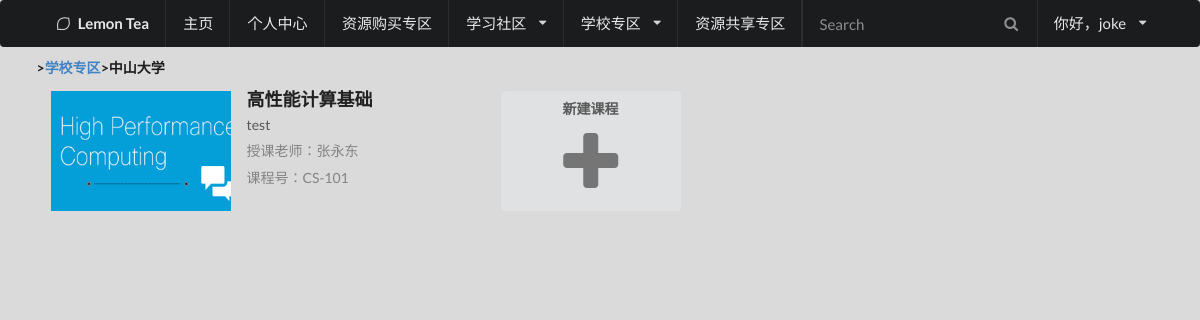
The page /college/1/ (signed in) on the database as committed earlier.
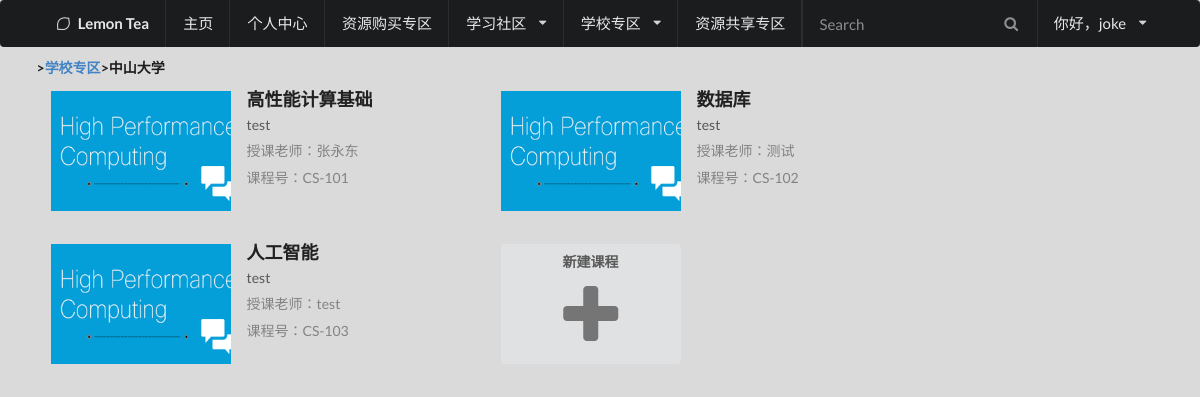
The same page on the database as committed later.
### LemonApp/models.py (models this page shows, shortened)
class Course(models.Model):
    college_id = models.ForeignKey(College, on_delete=models.CASCADE)
    creator_id = models.ForeignKey(Account, on_delete=models.CASCADE)
    course_order = models.IntegerField("课程编号", null=True)
    course_identifier = models.CharField("课程号", max_length=50)
    title = models.CharField("课程名称", max_length=50)
    image = models.ImageField("课程图片", upload_to="CoursePhoto/", null=True, default="CoursePhoto/default.png")
    description = models.TextField("课程介绍")
    teacher = models.CharField("授课老师", max_length=50)
    class Meta:
        unique_together = ("id", "college_id", "creator_id")
        db_table = "Course"

### LemonApp/views.py (the view)
# urls.py: url(r'^college/[0-9]+/$', views.courses, name='courses'),
def courses(request):
	college_list = College.objects.all()
	error_type = tips(request)
	if error_type > 0:
		return render(request,'tips.html', locals())
	path = request.path
	URL_list = path.split('/')
	college_id = int(URL_list[2])
	college = College.objects.filter(id=college_id)[0]
	CourseList = Course.objects.filter(college_id=college)
	return render(request,'courses.html', locals())

### LemonApp/views.py (called while the page is built, shortened)
def tips(request): #验证权限
	path = request.path
	URL_list = path.split('/')
	if not request.user.id:
		return 1 #1-未登录
	if "/identity/" in path:
		return 0 #0-通过验证
	if "/colleges/" in path:
		return 0 #0-通过验证
	if "/college/" in path:
		if request.user.permission < 10: #非管理员
			if request.user.permission <= 1:
				return 2 #2-不是学生/老师
			if College.objects.filter(id=int(URL_list[2])).count() == 0: #没有这个院校
				return 3 #3-没有这个院校
			if int(URL_list[2]) != request.user.college_id: #自己不属于此院校
				return 4 #4-自己不属于此院校
			if "/create_course/" in path:
				if request.user.permission <= 2:
					return 5 #5-没权限创建课程
				else:
					return 0 #0-通过验证
			return 0 #0-通过验证

### LemonApp/templates/courses.html (shortened to what this page needs)
{% load static %}
<!DOCTYPE html>
<html>
<head>
    <link rel="stylesheet" type="text/css" href="{% static 'semantic.css' %}">
</head>
<body>
	{% include "HeaderMenu.html"%}
<div class = "ui main container">
  <h5 class="ui header">><a href="/colleges/">学校专区</a>>{{ college.name }}</h5>
<div class="ui two column doubling stackable grid container">
{% for course in CourseList %}
  <div class="column">
<div class="ui items">
  <div class="item">
    <div class="image">
      <a href="course/{{ course.id }}/"><img src= "/LemonApp/media/{{ course.image }}" style="height:120px;width:180px;object-fit:cover;"></a>
    </div>
    <div class="content">
      <a href="course/{{ course.id }}/" class="header">{{ course.title }}</a>
      <div class="meta">
        <span>{{ course.description }}</span>
      </div>
      <div class="extra">授课老师：{{ course.teacher }} </div>
      <div class="extra">课程号：{{ course.course_identifier }} </div>
    </div>
  </div>
</div>
  </div>
{% endfor %}
{% if request.user.permission >= 3 %}
<div class="column">
<div class="ui items">
  <div class="item">
    <div class="image">
      <a href="create_course/"><button class="ui button" style="height:120px;width:180px;object-fit:cover;"">新建课程<i class="plus icon" style="margin-left:28px;margin-top:40px;font-size:70px"></i></button></a>
    </div>
  </div>
</div>
  </div>
{% endif %}
  <div class="column">
  </div>
</div>
</div>
</body>
</html>

Rows that differ between the two databases and show on the page:
added Course: image (placeholder picture), title "数据库", description "test", teacher "测试", course_identifier "CS-102"
added Course: image (placeholder picture), title "人工智能", description "test", teacher "test", course_identifier "CS-103"
